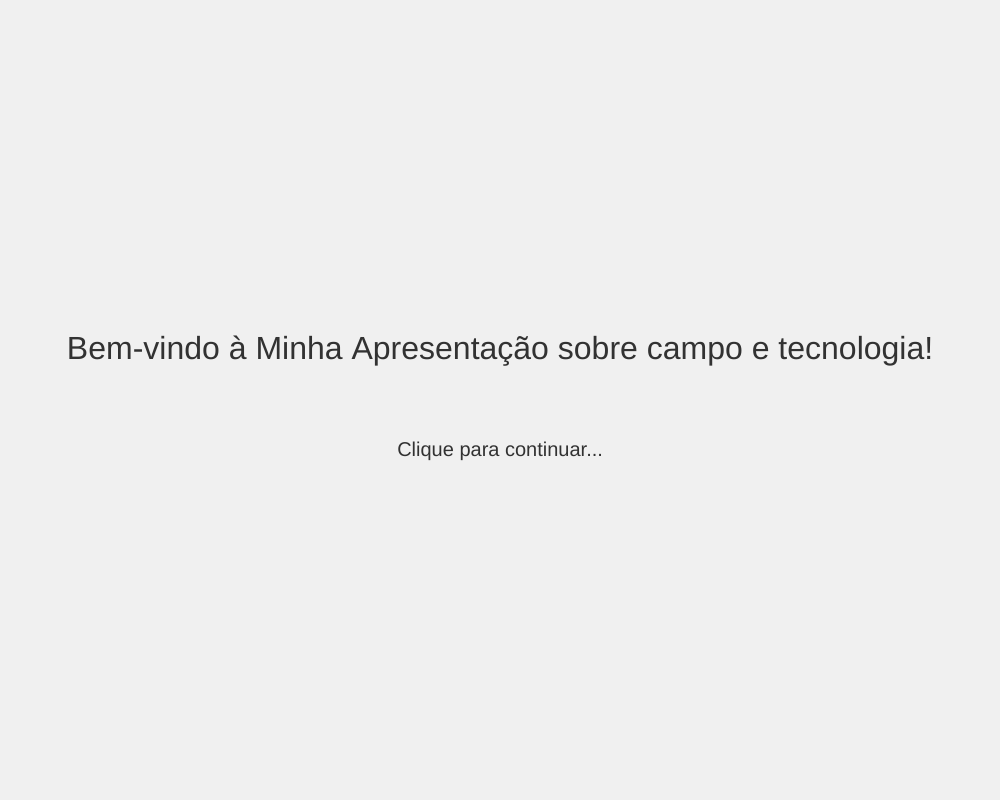
Frame 1 (no input)
Frame 60 (no input): identical to frame 1, image omitted
Frame 120 (the mouse pressed at the canvas centre since frame 60): identical to frame 1, image omitted

The p5.js sketch that drew this single still picture (run headless with seeded random() and noise() and a simulated clock; from frame 60 on, the mouse is pressed at the canvas centre):

// p5.js sketch
// ── sketch.js
let telaAtual = 0; // 0 para a tela inicial, 1 para a segunda, etc.
let totalTelas = 3; // Número total de telas na nossa apresentação

function setup() {
  createCanvas(1000, 800); // Tamanho ideal para uma apresentação
  textAlign(CENTER, CENTER); // Centraliza o texto
  textSize(32); // Tamanho padrão do texto
}

function draw() {
  background(240); // Fundo claro para todas as telas

  // Usa uma estrutura 'switch' para desenhar a tela correta
  switch (telaAtual) {
    case 0:
      telaBoasVindas();
      break;
    case 1:
      telaIntroducao();
      break;
    case 2:
      telaExemplo();
      break;
    case 3:
      telaFinal();
      break;
    default:
      // Caso algum erro aconteça e telaAtual tenha um valor inesperado
      text("Erro: Tela não encontrada", width / 2, height / 2);
      break;
  }
}

// --- Funções de Tela ---

function telaBoasVindas() {
  fill(50); // Cor do texto
  text("Bem-vindo à Minha Apresentação sobre campo e tecnologia!", width / 2, height / 2 - 50);
  textSize(20);
  text("Clique para continuar...", width / 2, height / 2 + 50);
  textSize(32); // Volta ao tamanho padrão para as próximas telas
}

function telaIntroducao() {
  fill(0, 100, 200); // Azul
  text("O que é o campo e a tecnologia", width / 2, 100);
  textSize(24);
  fill(50);
  text("O campo na agricultura se refere a parcelas de terra não urbanizadas, A tecnologia tem revolucionado o campo, trazendo mais eficiência, produtividade e sustentabilidade para o agronegócio. Conhecida como Agricultura 4.0, essa transformação digital otimiza as operações e a tomada de decisões. Veja como a tecnologia contribui:destinadas ao uso agrícola, como o cultivo de lavouras ou a criação de animais (pastoreio). É a área rural onde se desenvolvem as atividades econômicas do setor primário, como agricultura, pecuária e silvicultura. Geralmente, o campo tem baixa densidade.", width / 10, 300, 950);
  text('A tecnologia tem revolucionado o campo, trazendo mais eficiência, produtividade e sustentabilidade para o agronegócio. Conhecida como Agricultura 4.0, essa transformação digital otimiza as operações e a tomada de decisões. Veja como a tecnologia contribui:', width / 10, 550, 950);
  textSize(32);
}

function telaExemplo() {
  fill(0, 150, 0); // Verde
  text("Exemplo Interativo", width / 2, 100);
  textSize(24);
  fill(50);
  text("Um círculo segue o mouse", width / 2, 200);

  // Exemplo de interatividade: um círculo que segue o mouse
  fill(255, 100, 0); // Laranja
  noStroke();
  ellipse(mouseX, mouseY, 50, 50);
  textSize(32);
  
}



function telaFinal() {
  fill(150, 0, 150); // Roxo
  text("Obrigado por assistir!", width / 2, height / 2 - 50);
  textSize(20);
  text("Pressione R para recomeçar", width / 2, height / 2 + 50);
  textSize(32);
}

// --- Funções de Interação ---

function mouseClicked() {
  // Avança para a próxima tela ao clicar
  if (telaAtual < totalTelas) {
    telaAtual++;
  } else {
    // Se estiver na última tela, não faz nada ao clicar (ou pode resetar)
    // Para resetar com clique, descomente a linha abaixo:
    // telaAtual = 0;
  }
}

function keyPressed() {
  // Pressiona 'R' para resetar a apresentação
  if (key === 'r' || key === 'R') {
    telaAtual = 0;
  }
  // Pressiona a seta para a direita para avançar
  if (keyCode === RIGHT_ARROW) {
    if (telaAtual < totalTelas) {
      telaAtual++;
    }
  }
  // Pressiona a seta para a esquerda para voltar
  if (keyCode === LEFT_ARROW) {
    if (telaAtual > 0) {
      telaAtual--;
    }
  }
}
